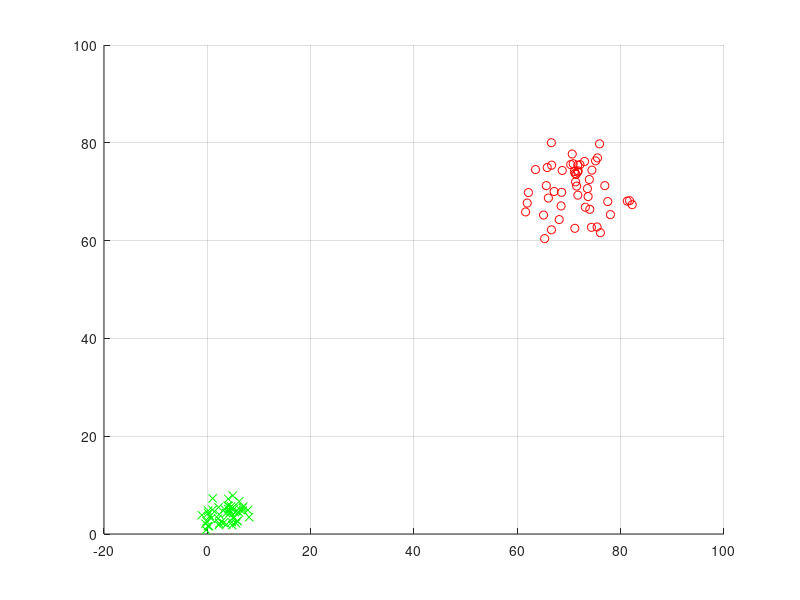
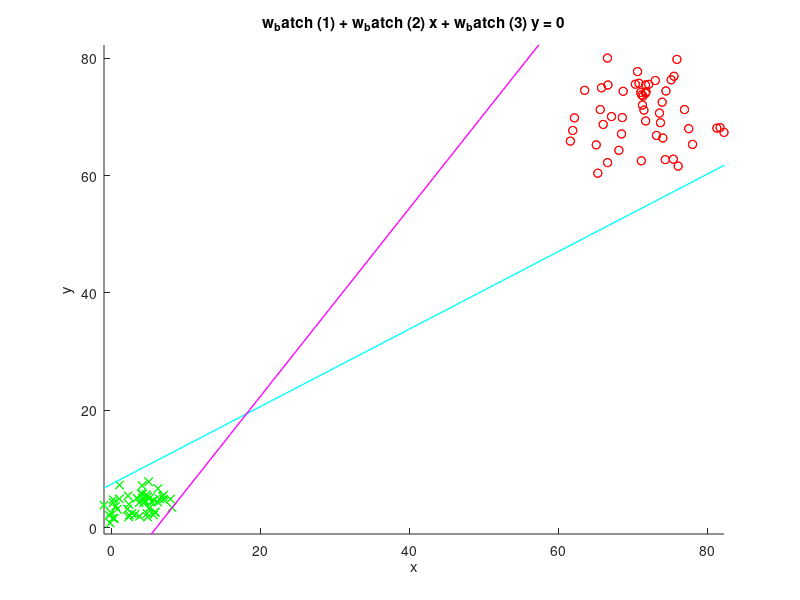
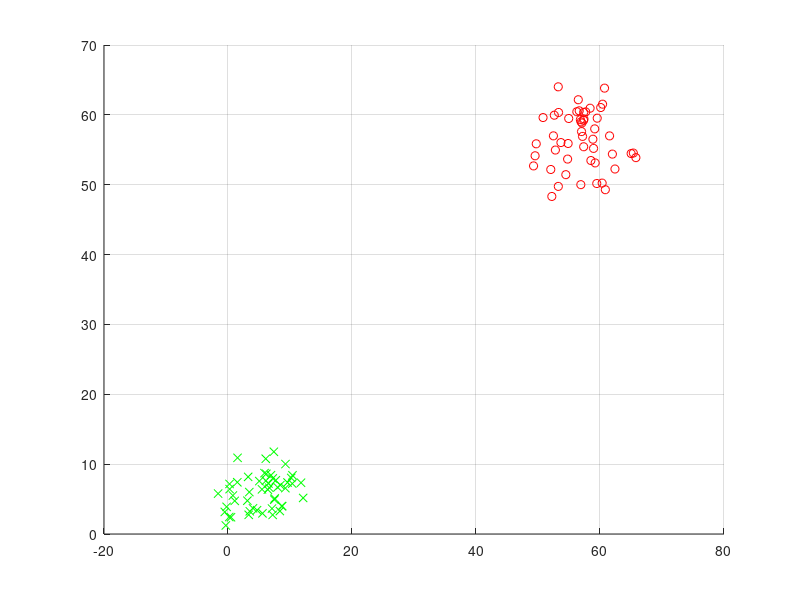
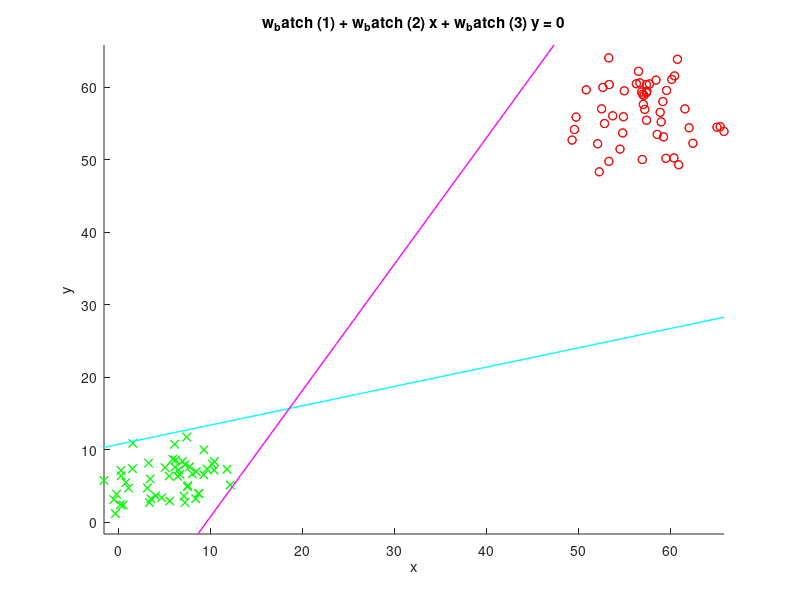

Here is the MATLAB script that generated these plots, in order:
function MyPerceptron()
    clc, clear, close all

    Mu_1 = [14,14,14,14]; 
    Sigma_1 = [5,4,3,2];

    Mu_2 = [2, 2, 2, 2]; 
    Sigma_2 = [2,3,4,5];

    %Seed = [2,3,4,5];
    Seed = [2,2,2,2];

    for index=1:4
        MySpecialPerceptron(Mu_1(index), Sigma_1(index),Mu_2(index), Sigma_2(index), Seed(index), index);
    end
end


function MySpecialPerceptron(mu_1,sigma_1,mu_2,sigma_2, seed, no_figure)
    n = 100;
    d = 2;
    [data, target] = genData(n, d, mu_1, sigma_1, mu_2, sigma_2, seed);
    [data_1, data_2] = separateData(data, target);
    
    displayData(data_1, data_2, no_figure);
    
    close(no_figure);

    X = createHomogenData(data);
    t = target;
    maxIts = 10000;
    Gamma = 1;
    
    online = true;
    w_online = percTrain(X,t,maxIts, online, Gamma);
    
    online = false;
    w_batch = percTrain(X,t,maxIts, online, Gamma);
    
%     % test perceptron
%     x_20 = X(20,:);
%     t_20_o = perc(w_online,x_20);
%     t_20_b = perc(w_batch,x_20);
%     t_20 = t(20);
%     
%     x_60 = X(60,:);
%     t_60_o = perc(w_online,x_60);
%     t_60_b = perc(w_batch,x_60);
%     t_60 = t(60);
    
    displayDataAndBorder(data_1, data_2, w_online, w_batch, no_figure);
end

function [data, target] = genData(n, d, mu_1, sigma_1, mu_2, sigma_2, seed)
    %seed = 2;
    rng(seed);
    data = zeros(n,d);
    target = zeros(1,n);
    n_1 = uint32(n/2);
    for i_n1=1:n_1
        x_i1 = (randn(1,d)+mu_1)*sigma_1;
        data(i_n1,:) = x_i1(:);
        target(1,i_n1)= int8(1);
    end
    
    for i_n2=(n_1+1):n
        x_i2 = (randn(1,d)+mu_2)*sigma_2;
        data(i_n2,:) = x_i2(:);
        target(1,i_n2)= int8(-1);
    end

end

function [data_1, data_2] = separateData(data, target)
    % conditionally separate data depending on target
    
    [m,n] = size(data);
    
    %HACK
    data_1 = data(1:m/2,:);
    data_2 = data((m/2+1):m,:);
end

function displayData(data_1, data_2, no_figure)

    figure(no_figure);
    
    hold on;
    
    grid
    plot(data_1(:,1),data_1(:,2),'ro', data_2(:,1),data_2(:,2),'gx');
    
    hold off;
    
    figureName = strcat('DataSet_0', int2str(no_figure));
    
    saveas(gcf, figureName,'jpg');

end


function displayDataAndBorder(data_1, data_2, w_online, w_batch, no_figure)

    figure(no_figure);
    
    hold on;
    
    grid
    plot(data_1(:,1),data_1(:,2),'ro', data_2(:,1),data_2(:,2),'gx');
    
    x_min = min(min(data_1(:,1)), min(data_2(:,1)));
    x_max = max(max(data_1(:,1)), max(data_2(:,1)));    
    if ~isnan(w_online)
        p1 = ezplot(@(x,y) w_online(1)+w_online(2)*x+w_online(3)*y,[x_min,x_max]);
        set (p1,'LineWidth',1);
        set (p1, 'Color', 'cyan');
    end
    
    if ~isnan(w_batch)
        p2 = ezplot(@(x,y) w_batch(1)+w_batch(2)*x+w_batch(3)*y,[x_min,x_max]);
        set (p2,'LineWidth',1);
        set (p2, 'Color', 'magenta');
    end
    
    hold off;
    
    figureName = strcat('DataSetAndDecisionBoundary_0', int2str(no_figure));
    
    saveas(gcf, figureName,'jpg');
end

function X = createHomogenData(data)
    [m,n] = size(data);
    
    X = [ones(m,1),data];
end

function w = percTrain(X,t,maxIts, online, Gamma)
   if online == true
       w = onlineLearn(X,t,maxIts, Gamma);
   else
       w = batchLearn(X,t,maxIts, Gamma);
   end
end

function w = onlineLearn(X,t,maxIts, Gamma)
    %online
    % 1. Initialize w, Gamma
    % 2. do
    % 3. for i = 1 to N
    % 4. if w'*(x_i*t_i ) ? 0 (misclassified ith pattern)
    % 5. w = w + Gamma*x_i*t_i
    % 6. end if
    % 7. end for
    % 8. until all patterns correctly classified

    %X = zeros(n,d);
    %t = zeros(1,n);
    [N,d] = size(X);
    w = ones(d,1); % column vector

    misclassfied = true;
    its = 0;
    while misclassfied == true && its <= maxIts
        misclassfied = false;
        for i = 1:N
            if w'*(X(i,:)'*t(1,i)) <= 0 % (misclassified ith pattern)
                w = w + Gamma*X(i,:)'*t(1,i);
                misclassfied = true;
            end
        end
        its = its + 1;    
    end
end

function w = batchLearn(X,t,maxIts, Gamma)

    % batch
    % 1. Initialize w, Gamma
    % 2. do
    % 3. w_delta = 0
    % 4. for i = 1 to N
    % 5. if w'*(x_i*t_i) <= 0 (misclassified ith pattern)
    % 6. w_delta = w_delta + x_i*t_i
    % 7. end if
    % 8. end for
    % 9. w = w + Gamma*w_delta
    % 10. until all patterns correctly classified
    
    %X = zeros(n,d);
    %t = zeros(1,n);
    [N,d] = size(X);
    w = ones(d,1); % column vector;

    misclassfied = true;
    its = 0;
    while misclassfied == true && its <= maxIts
        misclassfied = false;
        w_delta = zeros(d,1); % column vector
        for i = 1:N
            if w'*(X(i,:)'*t(1,i)) <= 0 % (misclassified ith pattern)
                w_delta = w_delta + X(i,:)'*t(1,i);
                misclassfied = true;
            end
        end
        w = w + Gamma*w_delta;
        its = its + 1;    
    end

end

function t = perc(w,x)
    % x is a homogen column vector
    % signum function
    if x*w > 0
        t = 1;
    else
        t = -1;
    end

end
